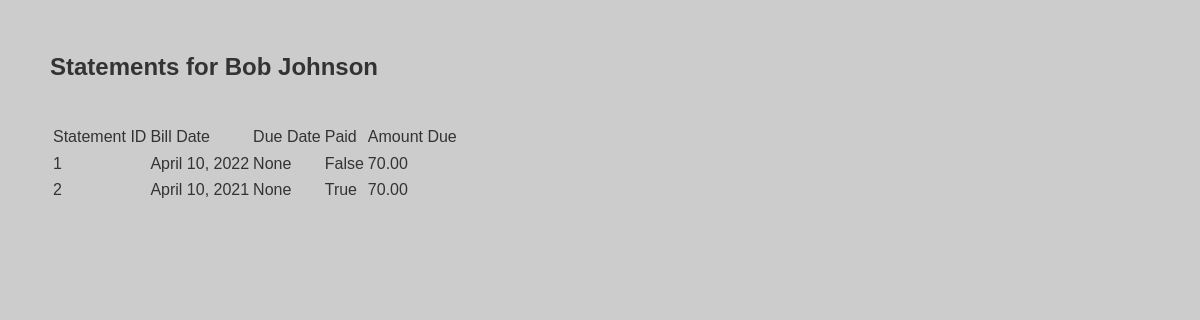
The page /member/statements (signed in) on the database its author committed.
### Registration/models.py (models this page shows, shortened)
class UserAccount(models.Model):
    user = models.OneToOneField(User, on_delete=models.CASCADE, blank=True, null=True)
    account_id = models.AutoField(primary_key=True)
    fname = models.CharField(max_length=30)
    mid_initial = models.CharField(max_length=2)
    lname = models.CharField(max_length=30)
    gender = models.CharField(max_length=10, choices=GENDER)
    bday = models.DateField()
    street = models.CharField(max_length=30)
    city = models.CharField(max_length=30, default="Aldie")
    state = models.CharField(max_length=30, choices=STATES, default="Virginia")
    approved = models.BooleanField(default=False)
    membershipType = models.CharField(max_length=30, choices=MEMBERSHIP_TYPE, default="Individual")
    admin = models.BooleanField(default=False)
    officer = models.BooleanField(default=False)
    phonenumber = PhoneNumberField(blank=True)
    willowsfordWaiverSigned = models.BooleanField(default=False)
    willowsfordWaiverSignedInitials = models.CharField(blank=True, null=True, max_length=5)
    willowsfordWaiverSignedDate = models.DateField(blank=True, null=True, default=datetime.date.today)
    archeryClubWaiverSigned = models.BooleanField(default=False)
    archeryClubWaiverSignedInitials = models.CharField(blank=True, null=True, max_length=5)
    archeryClubWaiverSignedDate = models.DateField(blank=True, null=True, default=datetime.date.today)
    rulesOfConductWaiverSigned = models.BooleanField(default=False)
    rulesOfConductWaiverSignedInitials = models.CharField(blank=True, null=True, max_length=5)
    rulesOfConductWaiverSignedDate = models.DateField(blank=True, null=True, default=datetime.date.today)

### MemberManagement/models.py (models this page shows, shortened)
class Statement(models.Model):
    statement_id = models.AutoField(primary_key=True)
    bill_date = models.DateField(default=datetime.date.today)
    due_date = models.DateField(blank=True, null=True)
    paid = models.BooleanField(default=False)
    account_id = models.ForeignKey(UserAccount, blank=True, null=True, on_delete=models.CASCADE)
    amount_due = models.DecimalField(max_digits=8, decimal_places=2)

### MemberManagement/views.py (the view)
# urls.py: path('statements', views.statements, name='statements'),
def statements(request):
    user = User.objects.get(username=request.user)
    try:
        statements = Statement.objects.filter(account_id=user.useraccount).all()
        statement_total = Statement.objects.filter(account_id=user.useraccount).filter(paid=False).aggregate(tot_balance=Sum('amount_due'))
        total_balance = statement_total['tot_balance']
    except Statement.DoesNotExist:
        statement = None
    return render(request, 'MemberManagement/statements.html', {'statements': statements, 'total_balance': total_balance})

### templates/MemberManagement/statements.html (shortened to what this page needs)
{% extends 'MemberManagement/dashboard.html' %}
{% load static %}
{% block content %}
<body>
    <h2> Statements for {{ request.user.useraccount.fname }} {{ request.user.useraccount.lname }}</h2>
    <div class="">
        <table class="">
        <tr class="">
            <td> Statement ID </td>
            <td> Bill Date </td>
            <td> Due Date </td>
            <td> Paid </td>
            <td> Amount Due </td>
        </tr>
    {% for statement in statements %}
        <tr class="active">
            <td> {{statement.statement_id}}</td>
            <td> {{statement.bill_date}} </td>
            <td> {{statement.due_date}}</td>
            <td> {{statement.paid}}</td>
            <td> {{statement.amount_due}}</td>
        </tr>
    {% endfor %}
    </table>
    </div>
</body>
{% endblock content %}

### templates/MemberManagement/dashboard.html (shortened to what this page needs)
{% load static %}
<!DOCTYPE html>
<html lang="en">
{% block head %}
<head>
    <link rel="stylesheet" href="{% static 'dashboard.css' %}">
</head>
{% endblock head %}
<body>
    <div class= "wrapper">
    {% block content %}{% endblock content %}
    </div>
</body>
</html>

### static/dashboard.css (style rules this page uses)
:root { --primary: #ddd; --dark: #333; --light: #fff; --shadow: 0 1px 5px rgba(104, 104, 104, 0.8); }
html { box-sizing: border-box; font-family: Arial, Helvetica, sans-serif; color: var(--dark); }
body { background: #ccc; margin: 30px 50px; line-height: 1.4; }
.wrapper { display: grid; grid-gap: 20px; }

### rows shown on the page
Statement: statement_id "1", bill_date "April 10, 2022", due_date "None", paid "False", amount_due "70.00"
Statement: statement_id "2", bill_date "April 10, 2021", due_date "None", paid "True", amount_due "70.00"

### other values the page prints
{{ request.user.useraccount.fname }} "Bob"
{{ request.user.useraccount.lname }} "Johnson"
